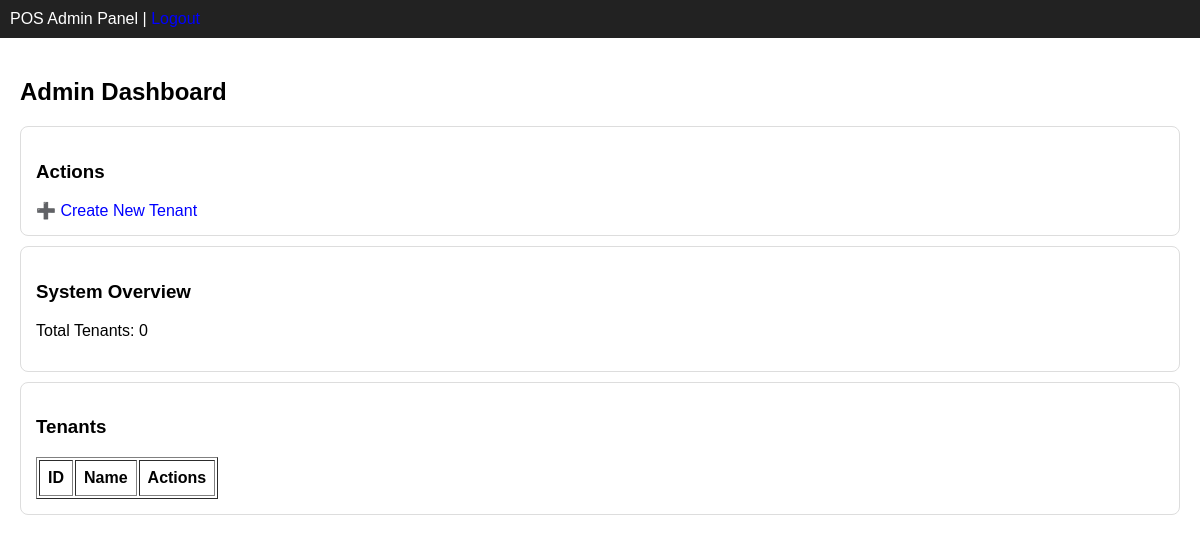
The app's page /admin/dashboard (signed in), older data.
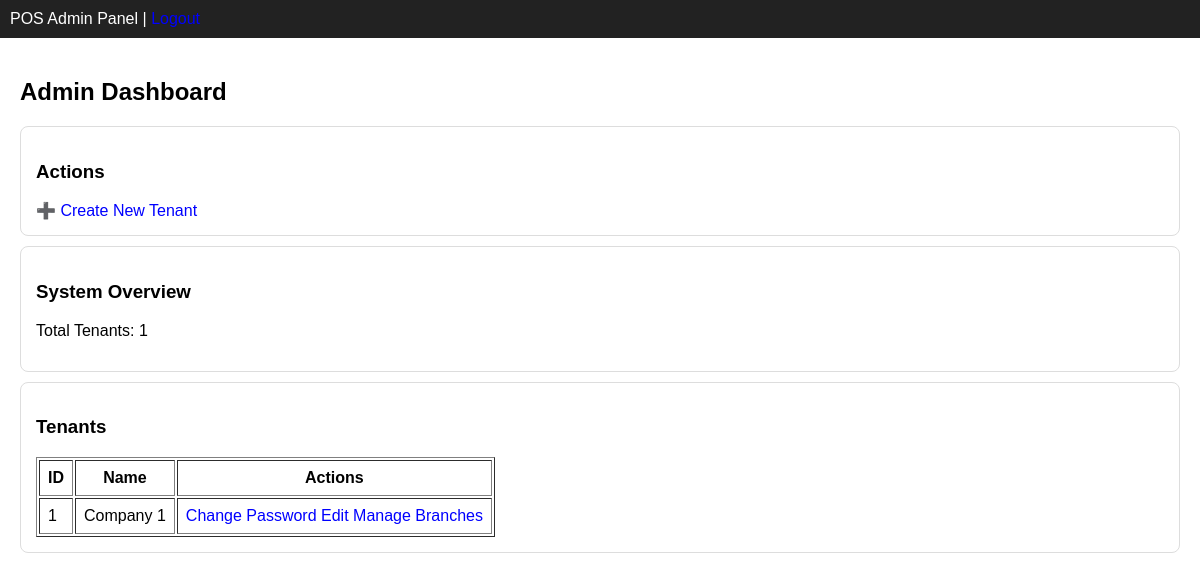
The same page, newer data.
### app/core/models/tenant.py (models this page shows)
class Tenant(BaseModel):
    __tablename__ = "tenants"
    name = db.Column(db.String, nullable=False)
    integration_type = db.Column(db.String, default="none")
    integration_config = db.Column(db.JSON, default=dict)  # ✅ FIXED
    users = db.relationship(
        "User",
        back_populates="tenant",
        cascade="all, delete"
    )
    locations = db.relationship(
        "Location",
        back_populates="tenant",
        cascade="all, delete"
    )

### app/admin/routes.py (the view)
@admin_bp.route("/dashboard")
@login_required
def dashboard():
    tenants = Tenant.query.all()
    return render_template(
        "admin/dashboard.html",
        tenants=tenants
    )

### app/templates/admin/dashboard.html
{% extends "shared/base.html" %}
{% block content %}
<h2>Admin Dashboard</h2>
<div class="card">
    <h3>Actions</h3>
    <a href="/admin/create-tenant">➕ Create New Tenant</a>
</div>
<div class="card">
    <h3>System Overview</h3>
    <p>Total Tenants: {{ tenants|length }}</p>
</div>
<div class="card">
    <h3>Tenants</h3>
    <table border="1" cellpadding="8">
        <tr>
            <th>ID</th>
            <th>Name</th>
            <th>Actions</th>
        </tr>
        {% for tenant in tenants %}
        <tr>
            <td>{{ tenant.id }}</td>
            <td>{{ tenant.name }}</td>
            <td>
                <a href="/admin/tenant/{{ tenant.id }}/change-password">Change Password</a>
                <a href="/admin/tenant/{{ tenant.id }}/edit">Edit</a>
                 <a href="/admin/tenant/{{ tenant.id }}/branches">Manage Branches</a>
            </td>
        </tr>
        {% endfor %}
    </table>
</div>
{% endblock %}

### app/templates/shared/base.html (shortened to what this page needs)
<!DOCTYPE html>
<html>
<head>
</head>
<body>
<div class="navbar">
    POS Admin Panel |
    <a href="{{ url_for('auth.logout') }}">Logout</a>
</div>
<div class="container">
    {% block content %}{% endblock %}
</div>
</body>
</html>

### app/templates/shared/base.html (style rules this page uses)
body { font-family: Arial; margin: 0; }
.navbar { background: #222; color: white; padding: 10px; }
.container { padding: 20px; }
.card { border: 1px solid #ddd; padding: 15px; margin: 10px 0; border-radius: 8px; }
a { text-decoration: none; color: blue; }

Row changes from the older to the newer data that the page shows:
added Tenant: id "1", name "Company 1"
Text that changed along with them:
{{ tenants|length }}: "0" → "1"
